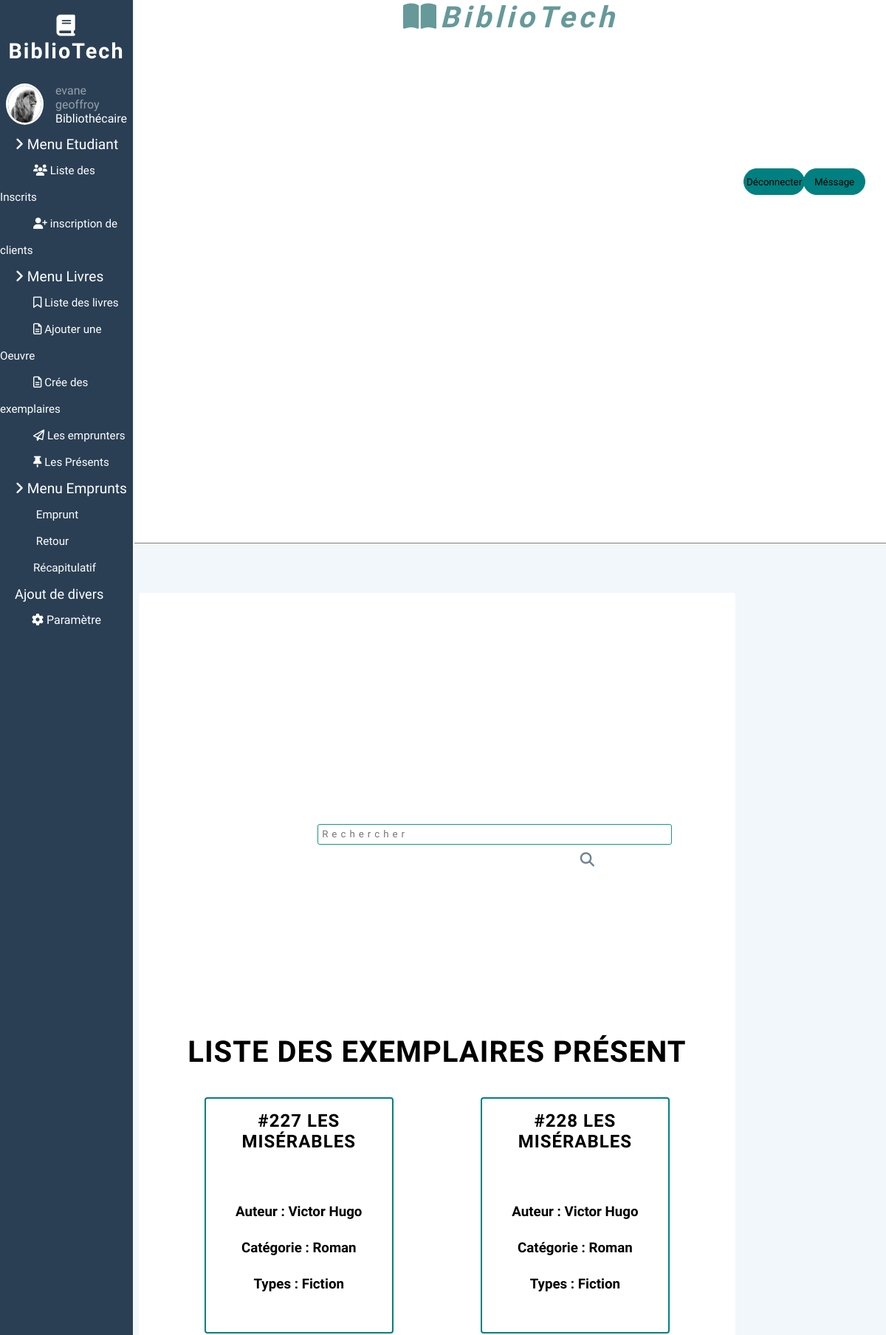
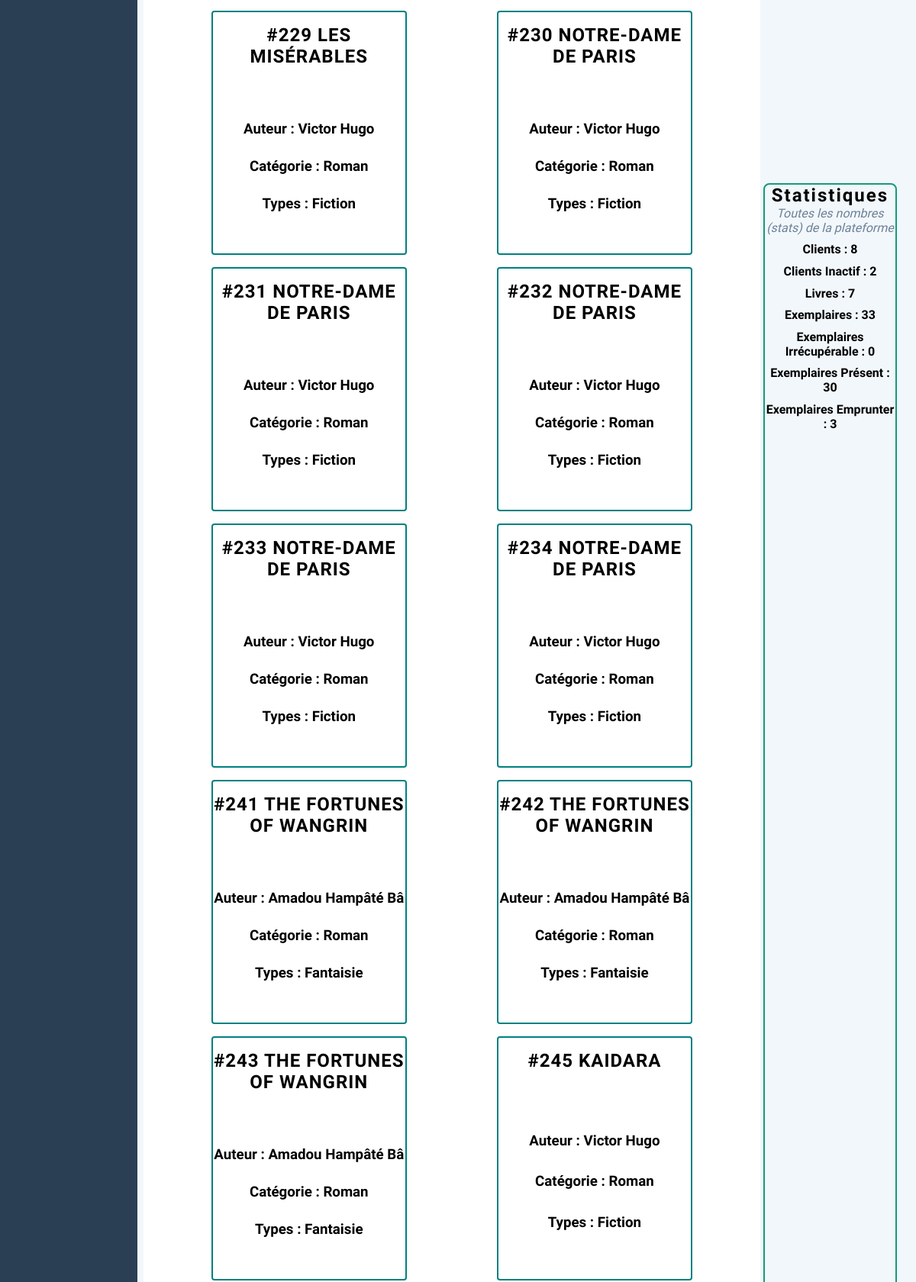
The page /Views/presents.php (signed in, upper part) on the database its author committed (2 pictures, top to bottom).
### tables this page shows
CREATE TABLE IF NOT EXISTS `exemplaires` (
  `id` int NOT NULL AUTO_INCREMENT,
  `auteur_exem_id` int NOT NULL,
  `oeuvre_exem_id` int NOT NULL,
  `types_exem_id` int NOT NULL,
  `categorie_exem_id` int NOT NULL,
  `editeur_id` int NOT NULL,
  `etat_id` int NOT NULL,
  `emprunter` tinyint(1) NOT NULL,
  PRIMARY KEY (`id`),
  KEY `fk_exem_auteur` (`auteur_exem_id`),
  KEY `fk_exem_type` (`types_exem_id`),
  KEY `fk_exem_categorie` (`categorie_exem_id`),
  KEY `fk_etat` (`etat_id`),
  KEY `fk_exem_editeur` (`editeur_id`),
  KEY `fk_exem_oeuvre` (`oeuvre_exem_id`)
);

CREATE TABLE IF NOT EXISTS `oeuvre` (
  `id` int NOT NULL AUTO_INCREMENT,
  `nom` varchar(10000) NOT NULL,
  `auteur_id` int NOT NULL,
  PRIMARY KEY (`id`),
  KEY `fk_auteur_oeuvre` (`auteur_id`)
);

CREATE TABLE IF NOT EXISTS `auteur` (
  `id` int NOT NULL AUTO_INCREMENT,
  `nom` varchar(500) NOT NULL,
  PRIMARY KEY (`id`)
);

CREATE TABLE IF NOT EXISTS `categorie` (
  `id` int NOT NULL AUTO_INCREMENT,
  `nom` varchar(200) NOT NULL,
  PRIMARY KEY (`id`)
);

CREATE TABLE IF NOT EXISTS `types` (
  `id` int NOT NULL AUTO_INCREMENT,
  `nom` varchar(200) NOT NULL,
  PRIMARY KEY (`id`)
);

### Views/presents.php (the view, shortened to what this page needs)
<?php
include("./parts/head.php");
include('../php/connexion.php');
$sql = "SELECT * FROM exemplaires WHERE emprunter = false AND etat_id != 3";
$result0 = mysqli_query($conn, $sql);
$livres = mysqli_fetch_all($result0, MYSQLI_ASSOC);
include("./parts/section/nav.php");
include("./parts/section/header.php"); ?>
<div class="contain">
    <?php include("./parts/section/search.php"); ?>
    <div class="cards">
        <h2 class="header">Liste des Exemplaires Présent</h2>
        <div class="services">
            <?php foreach ($livres as $livre) : ?>
                <div class="content">
                    <h2><?php $req = $connexion->prepare('SELECT nom FROM oeuvre WHERE id = :id_structure');
                                    $req->execute(['id_structure' => $livre['oeuvre_exem_id']]);
                                    $res = $req->fetch();
                                    echo '#'.$livre['id'].' '.$res['nom']; ?></h2>
                    <p>
                        <h3>Auteur : <?php $req = $connexion->prepare('SELECT nom FROM auteur WHERE id = :id_structure');
                                    $req->execute(['id_structure' => $livre['auteur_exem_id']]);
                                    $res = $req->fetch();
                                    echo $res['nom']; ?></h3>
                        <h3>Catégorie : <?php $req = $connexion->prepare('SELECT nom FROM categorie WHERE id = :id_structure');
                                    $req->execute(['id_structure' => $livre['categorie_exem_id']]);
                                    $res = $req->fetch();
                                    echo $res['nom']; ?></h3>
                        <h3>Types : <?php $req = $connexion->prepare('SELECT nom FROM types WHERE id = :id_structure');
                                    $req->execute(['id_structure' => $livre['types_exem_id']]);
                                    $res = $req->fetch();
                                    echo $res['nom']; ?></h3>
                    </p>
                </div>
            <?php endforeach ?>
        </div>
    </div>
</div>
<?php
include("./parts/section/float.php");
include("./parts/foot.php"); ?>

### Static/css/style.css (style rules this page uses)
* { margin: 0; padding: 0; box-sizing: border-box; font-family: "Mukta", sans-serif; }
body { background-color: #f2f7fb; }
.contain { background-color: white; border: 0px solid white; border-radius: 0.2rem; width: 67.36%; height: 85%; position: absolute; right: 17%; left: 15.64%; top: 12%; overflow: auto; }

### Static/css/formulaire.css (style rules this page uses)
* { margin: 0; padding: 0; font-family: "Mukta", sans-serif; }
body { background-color: #f2f7fb; z-index: 1000; }
h2 { letter-spacing: 2px; }

### Static/css/carte.css (style rules this page uses)
.cards { max-width: 1100px; margin: 0 auto; text-align: center; padding: 30px; }
.cards h2.header { font-size: 40px; margin: 0 0 30px 0; text-transform: uppercase; letter-spacing: 1px; }
.services { display: flex; align-items: center; justify-content: space-around; flex-wrap: wrap; }
.content { text-align: center; overflow-block: auto; height: 20rem; width: 16rem; border: 2px solid teal; border-radius: 4px; transition: all 0.3s ease; display: flex; flex-wrap: wrap; margin: 0.5rem; }
.content > * { flex: 1 1 100%; }
.content h2 { font-size: 1.5em; margin: 16px 0; letter-spacing: 1px; text-transform: uppercase; }
.content p { font-size: 17px; }

### rows shown on the page
exemplaires: id "227", oeuvre.nom "LES MISÉRABLES", auteur.nom "Victor Hugo", categorie.nom "Roman", types.nom "Fiction"
exemplaires: id "228", oeuvre.nom "LES MISÉRABLES", auteur.nom "Victor Hugo", categorie.nom "Roman", types.nom "Fiction"
exemplaires: id "229", oeuvre.nom "LES MISÉRABLES", auteur.nom "Victor Hugo", categorie.nom "Roman", types.nom "Fiction"
exemplaires: id "230", oeuvre.nom "NOTRE-DAME DE PARIS", auteur.nom "Victor Hugo", categorie.nom "Roman", types.nom "Fiction"
exemplaires: id "231", oeuvre.nom "NOTRE-DAME DE PARIS", auteur.nom "Victor Hugo", categorie.nom "Roman", types.nom "Fiction"
exemplaires: id "232", oeuvre.nom "NOTRE-DAME DE PARIS", auteur.nom "Victor Hugo", categorie.nom "Roman", types.nom "Fiction"
exemplaires: id "233", oeuvre.nom "NOTRE-DAME DE PARIS", auteur.nom "Victor Hugo", categorie.nom "Roman", types.nom "Fiction"
exemplaires: id "234", oeuvre.nom "NOTRE-DAME DE PARIS", auteur.nom "Victor Hugo", categorie.nom "Roman", types.nom "Fiction"
exemplaires: id "241", oeuvre.nom "THE FORTUNES OF WANGRIN", auteur.nom "Amadou Hampâté Bâ", categorie.nom "Roman", types.nom "Fantaisie"
exemplaires: id "242", oeuvre.nom "THE FORTUNES OF WANGRIN", auteur.nom "Amadou Hampâté Bâ", categorie.nom "Roman", types.nom "Fantaisie"
exemplaires: id "243", oeuvre.nom "THE FORTUNES OF WANGRIN", auteur.nom "Amadou Hampâté Bâ", categorie.nom "Roman", types.nom "Fantaisie"
exemplaires: id "245", oeuvre.nom "KAIDARA", auteur.nom "Victor Hugo", categorie.nom "Roman", types.nom "Fiction"

### other values the page prints
$_SESSION['name']['nom'] "evane"
$_SESSION['name']['prenom'] "geoffroy"
$i "8"
$i "2"
$i "7"
$i "33"
$i "0"
$i "30"
$i "3"
